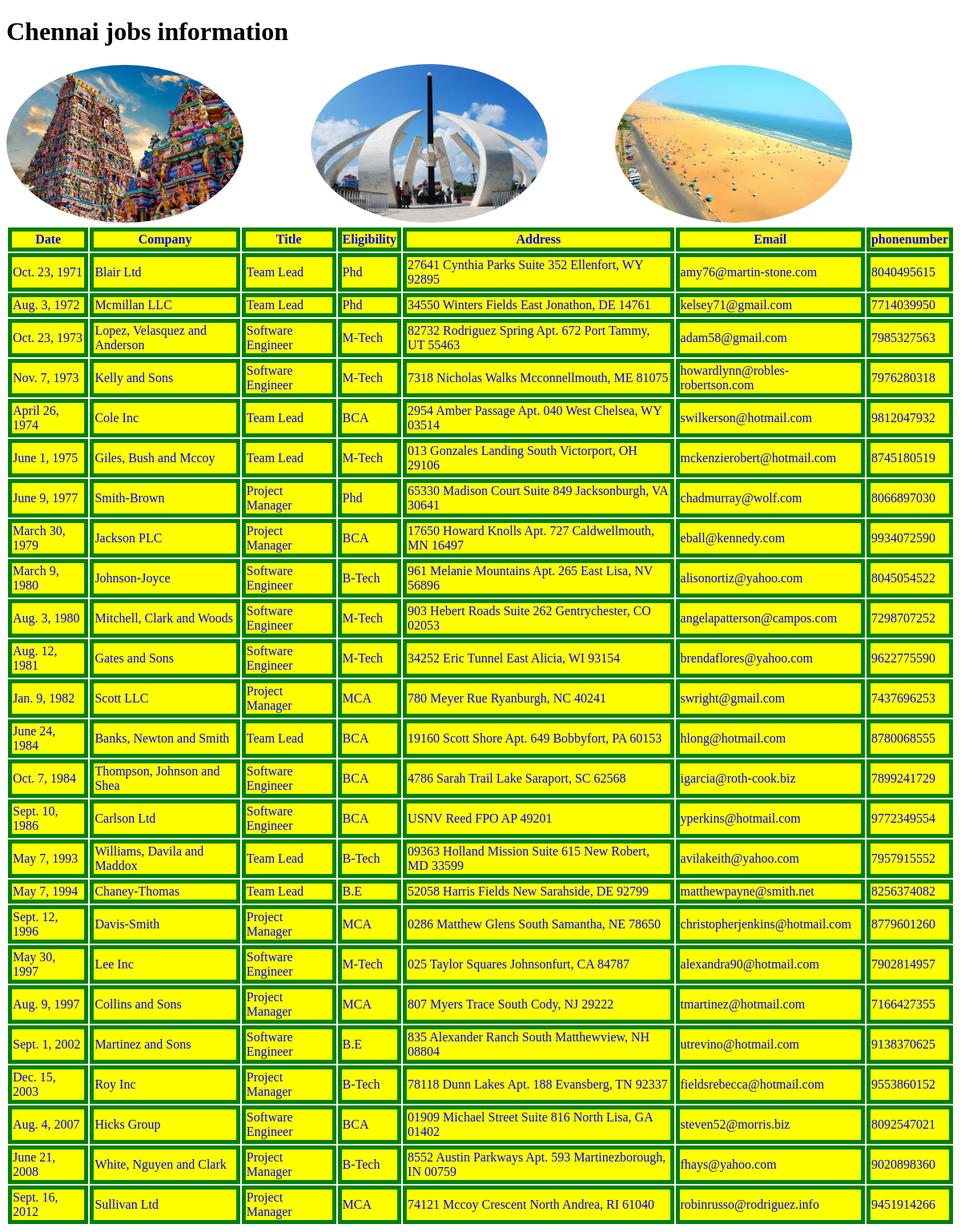
Page /chennaijobs on the committed database.
### testApp/models.py (models this page shows)
class chennaijobs(models.Model):
    date=models.DateField()
    company=models.CharField(max_length=100)
    title=models.CharField(max_length=100)
    eligibility=models.CharField(max_length=100)
    address=models.CharField(max_length=100)
    email=models.EmailField()
    phonenumber=models.IntegerField()

### testApp/views.py (the view)
# urls.py: path('chennaijobs',views.chennaijobs1)
def chennaijobs1(request):
    chennaijobs_list=chennaijobs.objects.order_by('date')
    my_dict={'chennaijobs_list':chennaijobs_list}
    return render(request,'testApp/chennaijobs.html',context=my_dict)

### templates/testApp/chennaijobs.html (shortened to what this page needs)
{% load static %}
<!DOCTYPE html>
<html lang="en" dir="ltr">
  <head>
    <link rel='stylesheet' href='{% static 'css/demo.css' %}'>
  </head>
  <body>
    <h1>Chennai jobs information</h1>
    <img src='{% static 'images/chennai1.jpg' %}'>
    <img src='{% static 'images/chennai2.jpg' %}'>
    <img src='{% static 'images/chennai3.jpg' %}'>
    {% if chennaijobs_list %}
    <table>
      <thead>
        <th>Date</th>
        <th>Company</th>
        <th>Title</th>
        <th>Eligibility</th>
        <th>Address</th>
        <th>Email</th>
        <th>phonenumber</th>
      </thead>
      {% for chennaijob in chennaijobs_list %}
      <tr>
        <td>{{chennaijob.date}}</td>
        <td>{{chennaijob.company}}</td>
        <td>{{chennaijob.title}}</td>
        <td>{{chennaijob.eligibility}}</td>
        <td>{{chennaijob.address}}</td>
        <td>{{chennaijob.email}}</td>
        <td>{{chennaijob.phonenumber}}</td>
      </tr>
      {% endfor %}
    </table>
    {% else %}
    <p>There is not found any chennai jobs</p>
    {% endif %}
  </body>
</html>

### static/css/demo.css (style rules this page uses)
body { background:url(https://images.unsplash.com/photo-1587502538004-e9ec84b491c4?ixid=MnwxMjA3fDB8MHxwaG90by1wYWdlfHx8fGVufDB8fHx8&ixlib=rb-1.2.1&auto=format&fit=crop&w=750&q=80); background-repeat: no-repeat; background-size: cover; }
img { height:25%; width:25%; margin-right: 80px; border-radius:50%; }
table th,td { border:5px solid green; background-color:yellow; color:blue; margin-top:50px; }

### rows in the picture
chennaijobs: date "Oct. 23, 1971", company "Blair Ltd", title "Team Lead", eligibility "Phd", address "27641 Cynthia Parks Suite 352 Ellenfort, WY 92895", email "amy76@martin-stone.com", phonenumber "8040495615"
chennaijobs: date "Aug. 3, 1972", company "Mcmillan LLC", title "Team Lead", eligibility "Phd", address "34550 Winters Fields East Jonathon, DE 14761", email "kelsey71@gmail.com", phonenumber "7714039950"
chennaijobs: date "Oct. 23, 1973", company "Lopez, Velasquez and Anderson", title "Software Engineer", eligibility "M-Tech", address "82732 Rodriguez Spring Apt. 672 Port Tammy, UT 55463", email "adam58@gmail.com", phonenumber "7985327563"
chennaijobs: date "Nov. 7, 1973", company "Kelly and Sons", title "Software Engineer", eligibility "M-Tech", address "7318 Nicholas Walks Mcconnellmouth, ME 81075", email "howardlynn@robles-robertson.com", phonenumber "7976280318"
chennaijobs: date "April 26, 1974", company "Cole Inc", title "Team Lead", eligibility "BCA", address "2954 Amber Passage Apt. 040 West Chelsea, WY 03514", email "swilkerson@hotmail.com", phonenumber "9812047932"
chennaijobs: date "June 1, 1975", company "Giles, Bush and Mccoy", title "Team Lead", eligibility "M-Tech", address "013 Gonzales Landing South Victorport, OH 29106", email "mckenzierobert@hotmail.com", phonenumber "8745180519"
chennaijobs: date "June 9, 1977", company "Smith-Brown", title "Project Manager", eligibility "Phd", address "65330 Madison Court Suite 849 Jacksonburgh, VA 30641", email "chadmurray@wolf.com", phonenumber "8066897030"
chennaijobs: date "March 30, 1979", company "Jackson PLC", title "Project Manager", eligibility "BCA", address "17650 Howard Knolls Apt. 727 Caldwellmouth, MN 16497", email "eball@kennedy.com", phonenumber "9934072590"
chennaijobs: date "March 9, 1980", company "Johnson-Joyce", title "Software Engineer", eligibility "B-Tech", address "961 Melanie Mountains Apt. 265 East Lisa, NV 56896", email "alisonortiz@yahoo.com", phonenumber "8045054522"
chennaijobs: date "Aug. 3, 1980", company "Mitchell, Clark and Woods", title "Software Engineer", eligibility "M-Tech", address "903 Hebert Roads Suite 262 Gentrychester, CO 02053", email "angelapatterson@campos.com", phonenumber "7298707252"
chennaijobs: date "Aug. 12, 1981", company "Gates and Sons", title "Software Engineer", eligibility "M-Tech", address "34252 Eric Tunnel East Alicia, WI 93154", email "brendaflores@yahoo.com", phonenumber "9622775590"
chennaijobs: date "Jan. 9, 1982", company "Scott LLC", title "Project Manager", eligibility "MCA", address "780 Meyer Rue Ryanburgh, NC 40241", email "swright@gmail.com", phonenumber "7437696253"
chennaijobs: date "June 24, 1984", company "Banks, Newton and Smith", title "Team Lead", eligibility "BCA", address "19160 Scott Shore Apt. 649 Bobbyfort, PA 60153", email "hlong@hotmail.com", phonenumber "8780068555"
chennaijobs: date "Oct. 7, 1984", company "Thompson, Johnson and Shea", title "Software Engineer", eligibility "BCA", address "4786 Sarah Trail Lake Saraport, SC 62568", email "igarcia@roth-cook.biz", phonenumber "7899241729"
chennaijobs: date "Sept. 10, 1986", company "Carlson Ltd", title "Software Engineer", eligibility "BCA", address "USNV Reed FPO AP 49201", email "yperkins@hotmail.com", phonenumber "9772349554"
chennaijobs: date "May 7, 1993", company "Williams, Davila and Maddox", title "Team Lead", eligibility "B-Tech", address "09363 Holland Mission Suite 615 New Robert, MD 33599", email "avilakeith@yahoo.com", phonenumber "7957915552"
chennaijobs: date "May 7, 1994", company "Chaney-Thomas", title "Team Lead", eligibility "B.E", address "52058 Harris Fields New Sarahside, DE 92799", email "matthewpayne@smith.net", phonenumber "8256374082"
chennaijobs: date "Sept. 12, 1996", company "Davis-Smith", title "Project Manager", eligibility "MCA", address "0286 Matthew Glens South Samantha, NE 78650", email "christopherjenkins@hotmail.com", phonenumber "8779601260"
chennaijobs: date "May 30, 1997", company "Lee Inc", title "Software Engineer", eligibility "M-Tech", address "025 Taylor Squares Johnsonfurt, CA 84787", email "alexandra90@hotmail.com", phonenumber "7902814957"
chennaijobs: date "Aug. 9, 1997", company "Collins and Sons", title "Project Manager", eligibility "MCA", address "807 Myers Trace South Cody, NJ 29222", email "tmartinez@hotmail.com", phonenumber "7166427355"
chennaijobs: date "Sept. 1, 2002", company "Martinez and Sons", title "Software Engineer", eligibility "B.E", address "835 Alexander Ranch South Matthewview, NH 08804", email "utrevino@hotmail.com", phonenumber "9138370625"
chennaijobs: date "Dec. 15, 2003", company "Roy Inc", title "Project Manager", eligibility "B-Tech", address "78118 Dunn Lakes Apt. 188 Evansberg, TN 92337", email "fieldsrebecca@hotmail.com", phonenumber "9553860152"
chennaijobs: date "Aug. 4, 2007", company "Hicks Group", title "Software Engineer", eligibility "BCA", address "01909 Michael Street Suite 816 North Lisa, GA 01402", email "steven52@morris.biz", phonenumber "8092547021"
chennaijobs: date "June 21, 2008", company "White, Nguyen and Clark", title "Project Manager", eligibility "B-Tech", address "8552 Austin Parkways Apt. 593 Martinezborough, IN 00759", email "fhays@yahoo.com", phonenumber "9020898360"
chennaijobs: date "Sept. 16, 2012", company "Sullivan Ltd", title "Project Manager", eligibility "MCA", address "74121 Mccoy Crescent North Andrea, RI 61040", email "robinrusso@rodriguez.info", phonenumber "9451914266"
